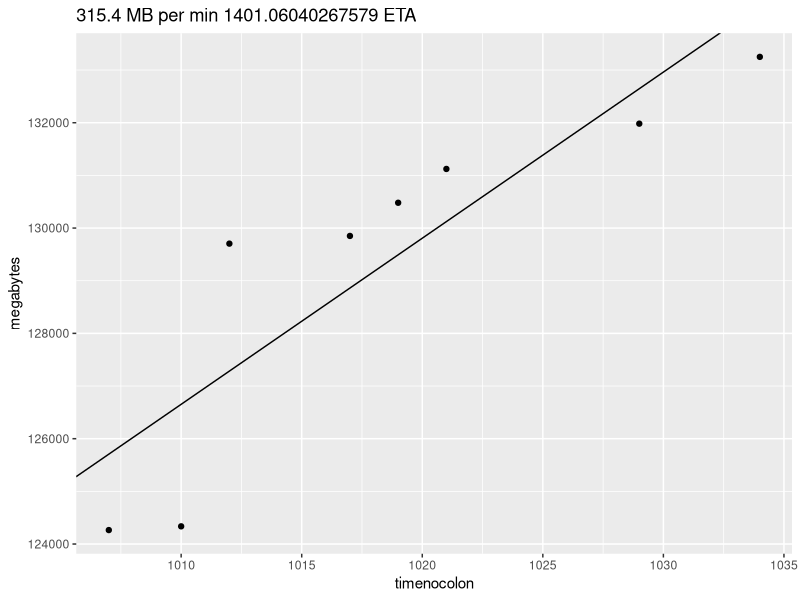

Write the R code that produced this figure.
library(here)
library(ggplot2)
X = read.csv(here('mb_free.txt'))
# X = read.csv('~/Desktop/emptying-trash/mb_free.txt')

lin_reg <- lm(formula = megabytes ~ timenocolon, data = X)
m = lin_reg$coefficients[2]
b = lin_reg$coefficients[1]

mr = round(m, 1)
eta = (250000 - b) / m
qplot(x=timenocolon, y=megabytes, data=X) + geom_abline(slope=m, intercept=b) + labs(title=paste(mr, 'MB per min', subtitle = paste(eta, 'ETA')))

# 250 = m * x + b
# (250 - b) / m = x
